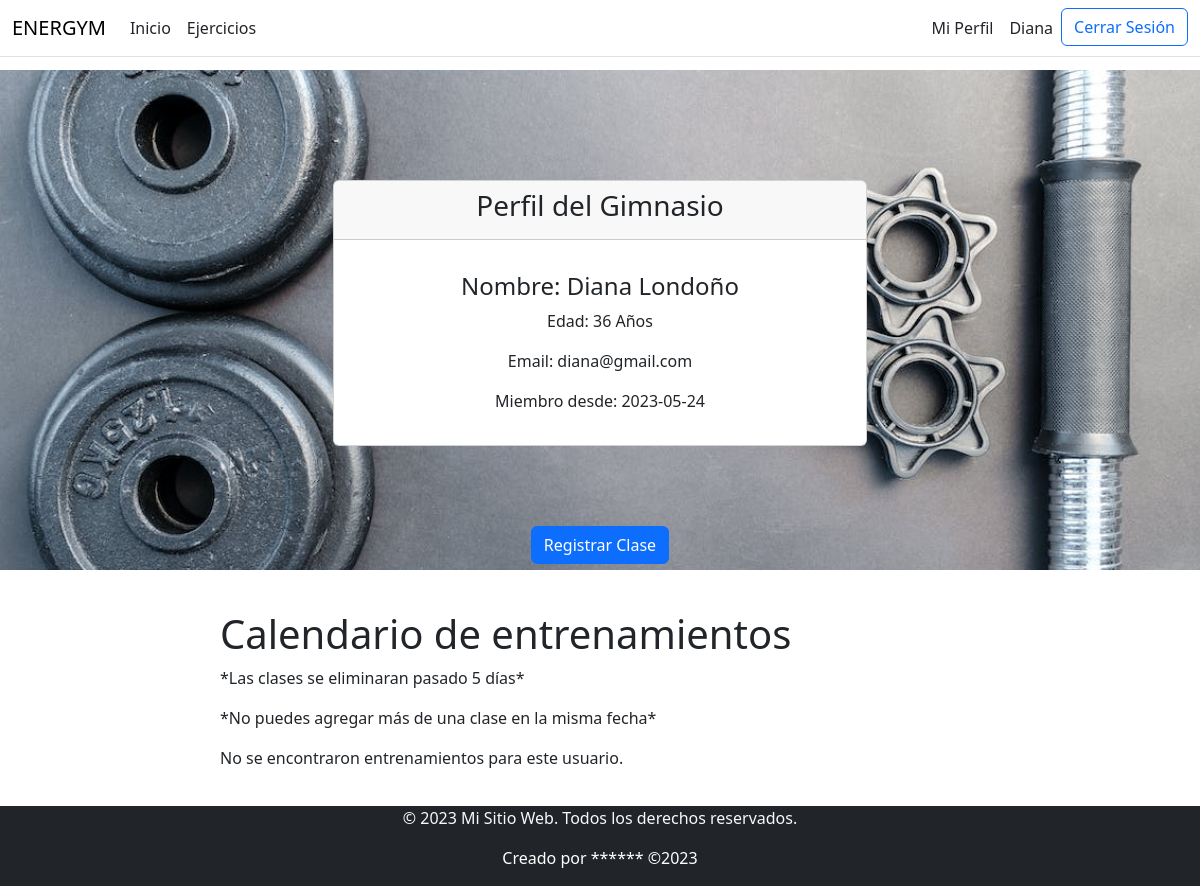
The page /vista/Vperfil.php (signed in) on the database its author committed.
### tables this page shows
CREATE TABLE `usuarios` (
  `id` int(255) NOT NULL,
  `nombre` varchar(100) NOT NULL,
  `apellido` varchar(100) NOT NULL,
  `fnacimiento` date NOT NULL,
  `email` varchar(100) NOT NULL,
  `telefono` varchar(20) DEFAULT NULL,
  `fregistro` date DEFAULT NULL,
  `rol` varchar(10) DEFAULT NULL
);

### Vista/Vperfil.php (the view, shortened to what this page needs)
<?php
$db = new PDO("mysql:host=localhost;dbname=dbgym", "root", "");
$id = $_SESSION['id'];
$query = "SELECT nombre,apellido,fnacimiento,telefono,email,fregistro FROM usuarios WHERE id = '$id' ";
$resultado = $db->query($query);
$query2 = "SELECT FechaClase,DiaSemana,ClasePersonalizada FROM entrenamientos WHERE UsuarioID = '$id' ";
$resultado2 = $db->query($query2);
?>
<!DOCTYPE html>
<html lang="en">
<head>
    <link href="https://cdn.jsdelivr.net/npm/bootstrap@5.3.0-alpha2/dist/css/bootstrap.min.css" rel="stylesheet">
    <link rel="stylesheet" href="../Vista/perfil.css">
</head>
<body>
<?php include 'header.php'?>
<div class="banner">
    <div class="container mt-4">
        <div class="row align-items-center main">
            <div class="col-md-6 offset-md-3">
                <div class="card">
                    <div class="card-header">
                        <h3 class="text-center">Perfil del Gimnasio</h3>
                    </div>
                    <div class="card-body">
                        <?php
                        $fechaNacimiento = $_SESSION['fnacimiento'];
                        $fechaActual = date("Y-m-d");
                        $edad = date_diff(date_create($fechaNacimiento), date_create($fechaActual));
                        $anios = $edad->format('%y');
                            while ($fila = $resultado->fetch(PDO::FETCH_ASSOC)) {
                                echo "
                                <h4 class='text-center mt-3'>Nombre: ".$fila['nombre']." ".$fila['apellido']."</h4>
                                <p class='text-center'>Edad: ".$anios." Años</p>
                                <p class='text-center'>Email: ".$fila['email']."</p>
                                <p class='text-center'>Miembro desde: ".$fila['fregistro']."</p>
                                ";
                                }
                        ?>
                    </div>
                </div>
            </div>
        </div>
        <div class="form-group mt-4 text-center">
          <a href="Vclases.php" class="btn btn-primary">Registrar Clase</a>
        </div>
    </div>
</div>
<div class="calendar">
    <h1>Calendario de entrenamientos</h1>
    <p>*Las clases se eliminaran pasado 5 días*</p>
    <p>*No puedes agregar más de una clase en la misma fecha*</p>
    <div id="events-container">
      <?php
        if ($resultado2->rowCount() > 0) {
          while($row = $resultado2->fetch(PDO::FETCH_ASSOC)) {
            echo '<div class="event">';
            echo '<h2 class="event-title">' . $row['ClasePersonalizada'] . '</h2>';
            echo '<p class="event-date">' . $row['DiaSemana'] . '</p>';
            echo '<p class="event-date">' . $row['FechaClase'] . '</p>';
            echo '</div>';
          }
        } else {
          echo '<p>No se encontraron entrenamientos para este usuario.</p>';
        }
      ?>
    </div>
  </div>
</body>
<footer class="footer bg-dark text-light text-center">
        <div class="container">
            <div class="row">
            <div class="col-lg-12">
                <p>&copy; 2023 Mi Sitio Web. Todos los derechos reservados.</p>
                <p style="color: white;">Creado por ****** &copy;<?=date('Y')?></p>
            </div>
            </div>
        </div>
</footer>
</html>

### Vista/perfil.css (style rules this page uses)
body { margin: 0; padding-top: 70px; }
.banner { background-image: url("../Vista/img/img-gym/editar.jpeg"); background-size: cover; background-position: center; margin-bottom: 20px; height: 500px; z-index: 999; display: flex; justify-content: center; align-items: center; text-align: center; color: #000000; }
.main { margin: 80px auto; }
footer { width: 100%; height: 80px; }
.container { z-index: 100; }

### Vista/Vperfil.php (style rules this page uses)
.calendar { width: 100%; max-width: 800px; margin: 0 auto; padding: 20px; }

### rows shown on the page
usuarios: nombre "Diana", apellido "Londoño", email "diana@gmail.com", fregistro "2023-05-24"

### other values the page prints
$_SESSION['nombreUsuario'] "Diana"
